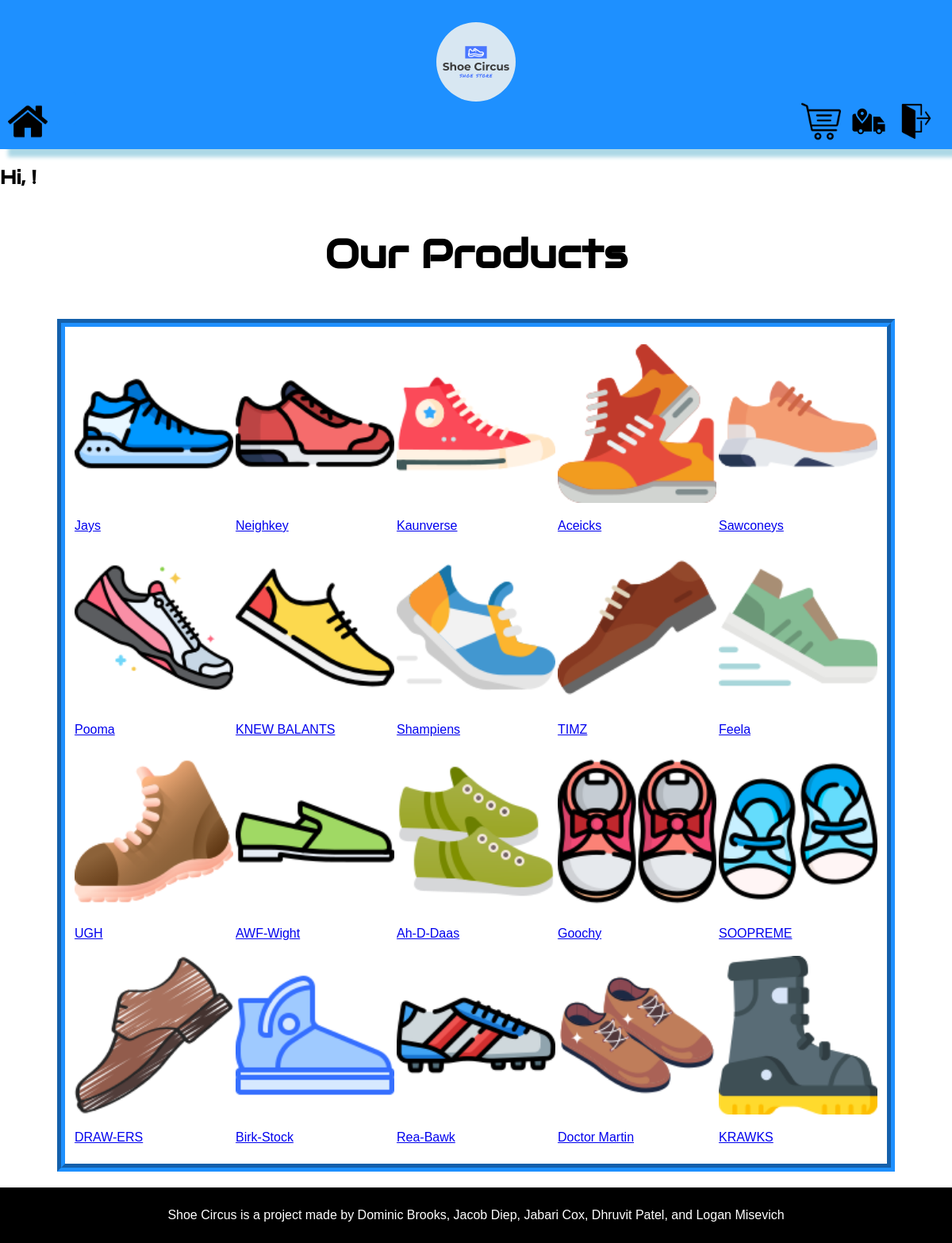
/PHP/customermain.php, run on the app's committed database.
### tables this page shows
CREATE TABLE INVENTORY (
productID INT AUTO_INCREMENT,
productName VARCHAR(20),
price INT,
qty INT,

PRIMARY KEY (productID)
);

### PHP/functionsgp.php (the view, shortened to what this page needs)
<?php
function make_table1($rows){
    $count = 0;
    $vals = 0;
    echo "<tr>";
    while($vals != sizeof($rows)){
            echo '<td><a href="itemdesc.php?productName='.$rows[$vals]["productName"].'"><img src = "shoeimage/'.$rows[$vals]["productID"].'.png" alt="Shoe" style="width:200px;height:200px;"><p>'.$rows[$vals]["productName"].'</p></a></td>';
            $vals = $vals + 1;
            $count = $count + 1;
            if($count == 5)
            {
                echo "</tr>";
                echo "<tr>";
                $count = 0;
            }
        }
        echo "</tr>";
}
?>

### PHP/customermain.php (shortened to what this page needs)
<!DOCTYPE html>
<html lang="en">
<head>
</head>
<body>
<div class="header">
  <a href="customermain.php" class="logo"><img class = "dart" src ="shoeimage/CompanyLogo.png" alt = "Company Logo" ></a>
  <a class="active" href="customermain.php"><img class = "icon" src ="shoeimage/Home.png" alt = "Home Page" ></a>
  <a href = "GroupProjectlogin.html"><img class = "icon-right" src = "shoeimage/Logout.png" alt = "Logout"></a>
    <a href="order_tracker.php"><img class = "icon-right" src ="shoeimage/OrderTracker.png" alt = "Orders" ></a>
    <a href="shoppingcart2.php"><img class = "icon-right" src ="shoeimage/ShoppingCart.png" alt = "Shopping Cart" ></a>
</div>
<?php
include("functionsgp.php");
echo "<h2>Hi, ". $_SESSION["username"]."!</h2>";
echo "<h3> Our Products </h3>";
try{
   $dsn = "mysql:host=courses;dbname=". $username;
   $pdo = new PDO($dsn, $username, $password);
   $pdo->setAttribute(PDO::ATTR_ERRMODE, PDO::ERRMODE_EXCEPTION);
}
catch(PDOexception $except) {
   echo "Connection to database failed: " . $except->getMessage();
}
$rs = $pdo->query("SELECT * FROM INVENTORY;");
$rows = $rs->fetchAll(PDO::FETCH_ASSOC);
if($rows)
{
  echo '<table class= "table" cellspacing=1>';
   make_table1($rows);
  echo "</table>";
}
?>
<div class = "footer">
  <p>Shoe Circus is a project made by Dominic Brooks, Jacob Diep, Jabari Cox, Dhruvit Patel, and Logan Misevich</p>
</div>
</body>
</html>

### PHP/customermain.php (style rules this page uses)
* { box-sizing: border-box; }
body { margin: 0; font-family: Arial, Helvetica, sans-serif; }
.header { overflow: hidden; background-color: #1E90FF; padding: 10px 10px; width: 100%; box-shadow: 10px 10px 5px lightblue; }
.footer { background-color: black; color: white; width:100%; padding: 10px 10px; text-align: center; }
.header a { float: center; color: white; text-align: center; padding: 12px; text-decoration: none; border-radius: 4px; }
.icon { width: 50px; height: 50px; float: left; }
h2 { font-family: "Audiowide", sans-serif; }
h3 { text-align:center; font-size: 50px; font-family: "Audiowide", sans-serif; }
.icon-right { width: 50px; height: 50px; float: right; margin-right: 10px; }
.dart { display:block; text-align: center; margin-left: auto; margin-right: auto; width: 100px; height:100px; border-radius:50%; }
.table { margin-left: auto; margin-right: auto; border: 10px dodgerblue; border-style: groove; padding-bottom: 5px; padding-top: 20px; padding-left: 10px; padding-right: 10px; margin-bottom: 20px; }
.header a.active { background-color: dodgerblue; color: black; }

### data on the page
inventory: shows a picture, productName "Jays"
inventory: shows a picture, productName "Neighkey"
inventory: shows a picture, productName "Kaunverse"
inventory: shows a picture, productName "Aceicks"
inventory: shows a picture, productName "Sawconeys"
inventory: shows a picture, productName "Pooma"
inventory: shows a picture, productName "KNEW BALANTS"
inventory: shows a picture, productName "Shampiens"
inventory: shows a picture, productName "TIMZ"
inventory: shows a picture, productName "Feela"
inventory: shows a picture, productName "UGH"
inventory: shows a picture, productName "AWF-Wight"
inventory: shows a picture, productName "Ah-D-Daas"
inventory: shows a picture, productName "Goochy"
inventory: shows a picture, productName "SOOPREME"
inventory: shows a picture, productName "DRAW-ERS"
inventory: shows a picture, productName "Birk-Stock"
inventory: shows a picture, productName "Rea-Bawk"
inventory: shows a picture, productName "Doctor Martin"
inventory: shows a picture, productName "KRAWKS"
